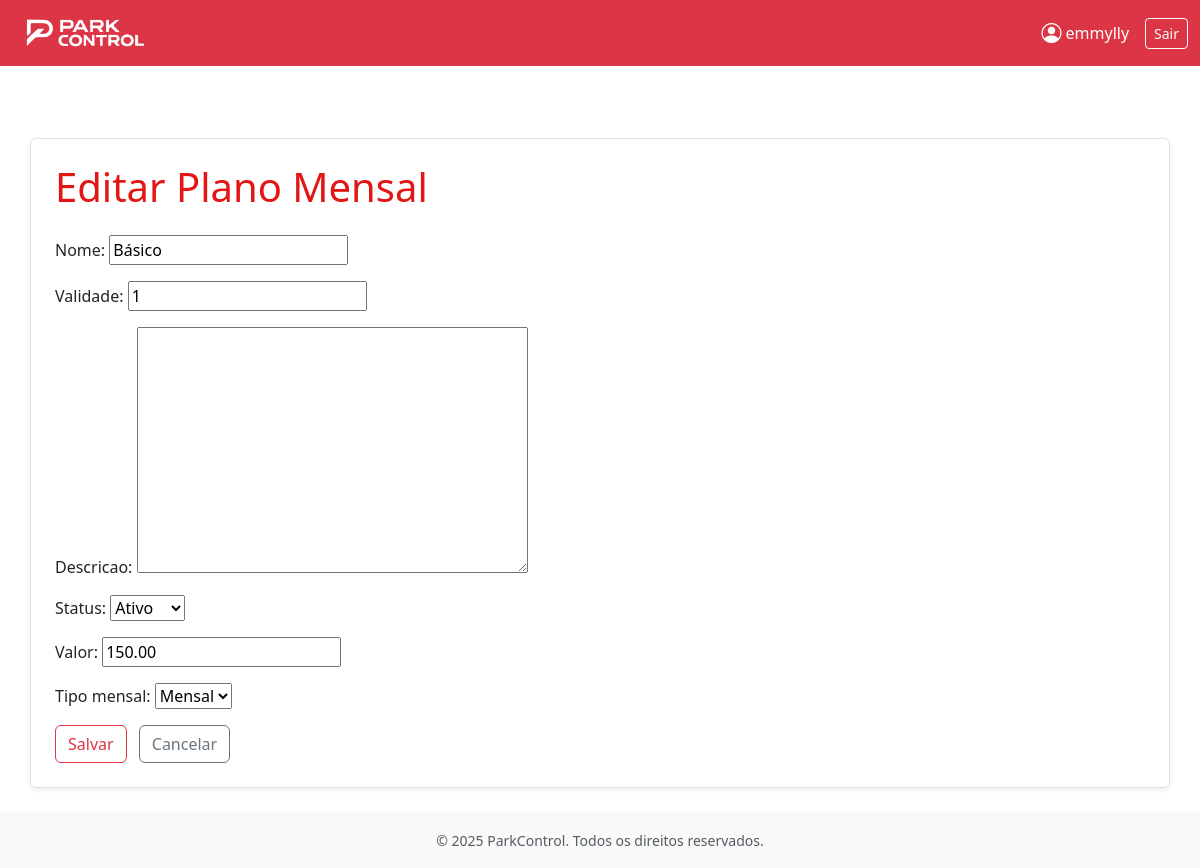
Page /planos/planos/mensais/editar/1/ (signed in) on the earlier database version.
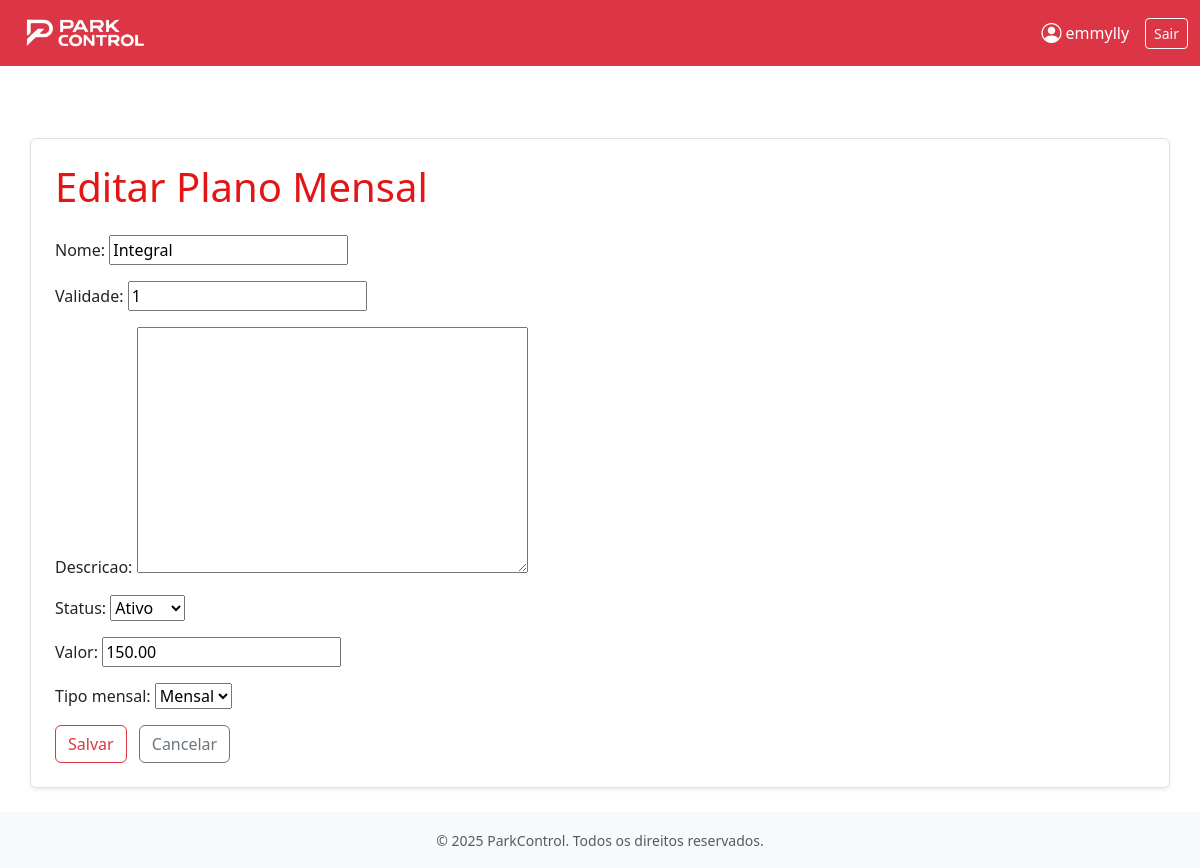
Same page on the later database version.
### apps/planos/models.py (models this page shows, shortened)
class Planos(models.Model):
    TIPO_PLANO_CHOICES = [
        ('Mensalista', 'Mensalista'),
        ('Diarista', 'Diarista'),
    ]
    TIPO_MENSAL_CHOICES = [
        ('Mensal', 'Mensal'),
        ('Anual','Anual')
    ]
    STATUS_CHOICES = [
        ('Ativo', 'Ativo'),
        ('Inativo', 'Inativo'),
    ]
    nome = models.CharField( max_length=50, blank=False, null=False)
    validade = models.PositiveIntegerField(blank=False, null=False)
    descricao = models.TextField(blank=True)
    data_criacao = models.DateTimeField(auto_now_add=True)
    ultima_alteracao = models.DateTimeField(auto_now=True)
    tipo_plano = models.CharField(max_length=20, choices=TIPO_PLANO_CHOICES, blank=False, null=False)
    status = models.CharField(max_length=20, choices=STATUS_CHOICES, blank=True, null=True,default='Ativo')
    valor_diaria = models.DecimalField(max_digits=10, decimal_places=2, blank=True, null=True)
    valor = models.DecimalField(max_digits=10, decimal_places=2, blank=True, null=True)
    tipo_mensal  = models.CharField(max_length=20, choices=TIPO_MENSAL_CHOICES, blank=True, null=True)

### apps/planos/views.py (the view)
# urls.py: path('planos/mensais/editar/<int:id>/', views.editar_plano_mensal, name='editar_plano_mensal'),
@login_required
def editar_plano_mensal(request, id):
    plano = get_object_or_404(Planos, id=id, tipo_plano='Mensalista')
    if request.method == 'POST':
        form = PlanoMensalForm(request.POST, instance=plano)
        if form.is_valid():
            form.save()
            return redirect('planos:listar_planos_mensais')
    else:
        form = PlanoMensalForm(instance=plano)
    return render(request, 'planos/mensais/editar_plano_mensal.html', {'form': form, 'plano': plano})

### apps/planos/forms.py
class PlanoMensalForm(forms.ModelForm):
    class Meta:
        model = Planos
        fields = ['nome', 'validade', 'descricao', 'status', 'valor', 'tipo_mensal']

### apps/planos/templates/planos/mensais/editar_plano_mensal.html (shortened to what this page needs)
{% extends 'base.html' %}
{% block content %}
<div class="container mt-5 p-4 border rounded shadow-sm">
    <h1 class="mb-4" style="color: #E41515;">
        {{ form.instance.pk|yesno:"Editar Plano Mensal,Criar Plano Mensal" }}
    </h1>
    <form method="post" class="needs-validation">
        <div class="mb-3">
            {{ form.nome.label_tag }}
            {{ form.nome }}
        </div>
        <div class="mb-3">
            {{ form.validade.label_tag }}
            {{ form.validade }}
        </div>
        <div class="mb-3">
            {{ form.descricao.label_tag }}
            {{ form.descricao }}
        </div>
        <div class="mb-3">
            {{ form.status.label_tag }}
            {{ form.status }}
        </div>
        <div class="mb-3">
            {{ form.valor.label_tag }}
            {{ form.valor }}
        </div>
        <div class="mb-3">
            {{ form.tipo_mensal.label_tag }}
            {{ form.tipo_mensal }}
        </div>
        <button type="submit" class="btn btn-outline-danger">Salvar</button>
        <a href="{% url 'planos:listar_planos_mensais' %}" class="btn btn-outline-secondary ms-2">Cancelar</a>
    </form>
</div>
{% endblock %}

Differences in the rows shown:
changed Planos "Editar Plano Mensal": nome "Básico" → "Integral"
